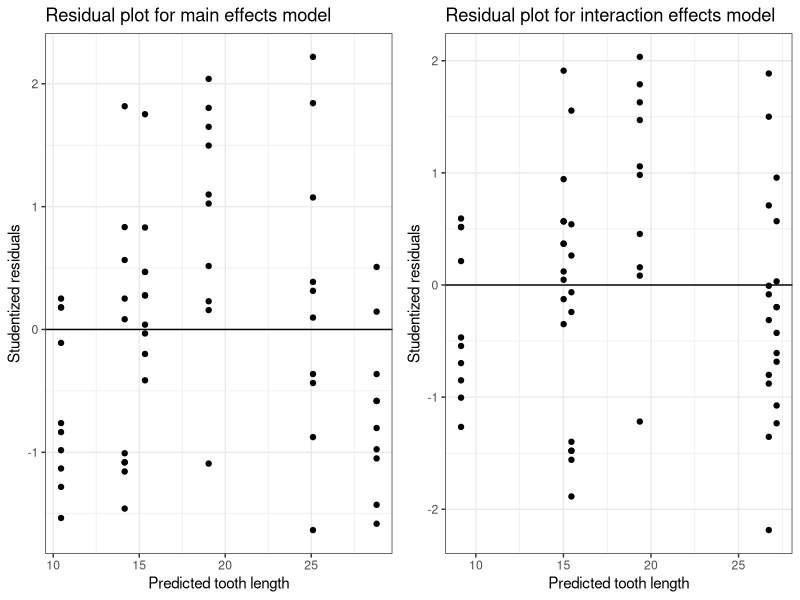
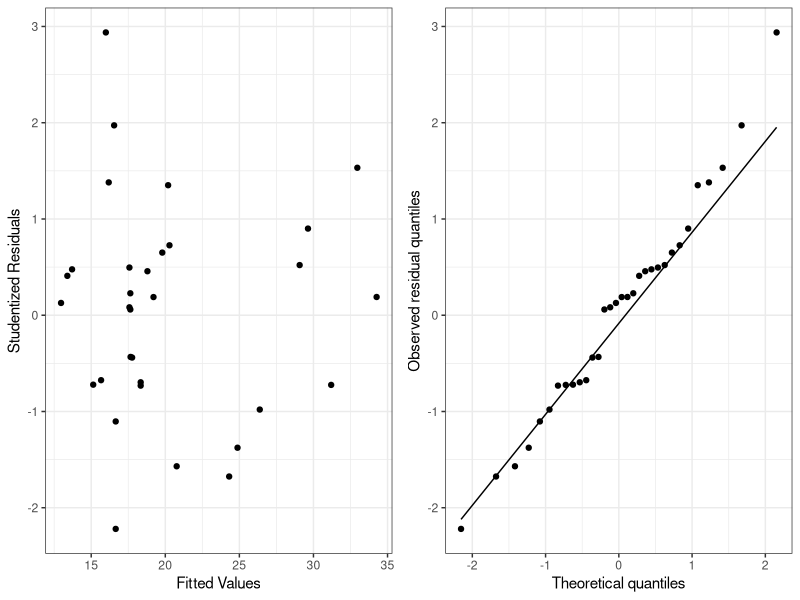
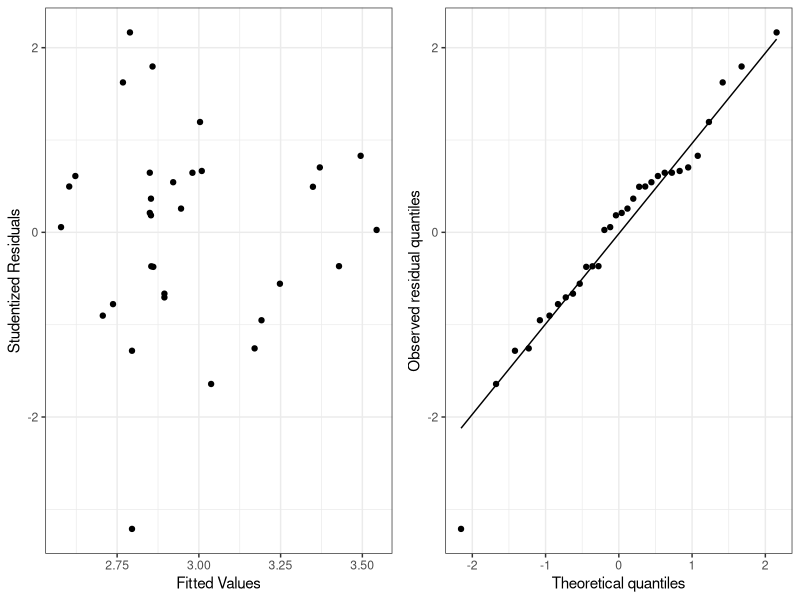

The R script that drew these images, in order:
## ---- chunk 1
knitr::opts_chunk$set(echo = F, message=F, warning=F)
library(dplyr)
library(ggplot2)
library(gridExtra)
library(kableExtra)
library(knitr)
library(tidyverse)
library(png)
library('broom')
library('cowplot')

#setwd("~/Google Drive Swat/Swat docs/Stat 21/Data")
options(htmltools.dir.version = FALSE)
#options(knitr.kable.NA = '')

#vg_data <- read_csv("~/Google Drive/Swat docs/Stat11_S20/Midterm1/vgsalesGlobale.csv")
#vg_subset <- vg_data %>% filter((Publisher=="Nintendo")|
#                                (Publisher=="Namco Bandai Games")|(Publisher=="Electronic Arts")) %>% 
#                         filter(Global_Sales <= 4)
theme_set(theme_bw())
## ---- chunk 2
# For next year, find or create a new data set for MLR with an interaction term 
data("ToothGrowth")
## ---- chunk 3
library("MASS")
teeth_SLR_main<-lm(len ~ supp + dose, ToothGrowth)
teeth_SLR_int<-lm(len ~ supp + dose + supp*dose, ToothGrowth)
resid_data_teeth <- ToothGrowth %>% mutate(resid_main = studres(teeth_SLR_main),
                                 resid_int = studres(teeth_SLR_int),
                                 yhat_main = teeth_SLR_main$fitted.values,
                                 yhat_int = teeth_SLR_int$fitted.values)
plot1 <- ggplot(resid_data_teeth, aes(x=yhat_main, y=resid_main)) +
  geom_point() + 
  geom_hline(yintercept=0) +
  labs(title="Residual plot for main effects model", 
       x="Predicted tooth length", y="Studentized residuals")

plot2 <- ggplot(resid_data_teeth, aes(x=yhat_int, y=resid_int)) +
  geom_point() + 
  geom_hline(yintercept=0) +
  labs(title="Residual plot for interaction effects model", 
       x="Predicted tooth length", y="Studentized residuals")

grid.arrange(plot1, plot2, ncol=2)
## ---- chunk 4

mileage_dat <- read_table("mileage.txt", 
                       skip=2, 
                       col_names = c("car", "mpg", "displacement", "weight", "transmission_type"), 
                       cols(transmission_type = col_factor()))  %>% na.omit
#car_dat <- read_csv("auto-mpg.csv")
car_dat <- mileage_dat %>% mutate(log_mpg = log(mpg),
                                  log_wt = log(weight))
#car_dat %>% head
mpg_mod1 <- lm(mpg ~ weight + transmission_type + weight:transmission_type, data=car_dat)
mpg_mod1 %>% summary

mpg_mod2 <- lm(log_mpg ~ weight + transmission_type + weight:transmission_type, data=car_dat)
mpg_mod2 %>% summary

mpg_mod3 <- lm(mpg ~ log_wt + transmission_type + weight:transmission_type, data=car_dat)
#mpg_mod3 %>% summary

mpg_mod4 <- lm(log_mpg ~ log_wt + transmission_type + weight:transmission_type, data=car_dat)
#mpg_mod4 %>% summary

car_dat_full <- car_dat %>% 
                  mutate(resids1 = rstudent(mpg_mod1),
                         fits1 = mpg_mod1$fitted.values,
                         resids2 = rstudent(mpg_mod2), 
                         fits2 = mpg_mod2$fitted.values,
                         resids3 = rstudent(mpg_mod3),
                         fits3 = mpg_mod3$fitted.values,
                         resids4 = rstudent(mpg_mod4), 
                         fits4 = mpg_mod4$fitted.values)
## ---- chunk 5
p1 <- ggplot(car_dat_full, aes(x=fits1, y=resids1)) + 
  geom_point() +
  labs(main = "Model 1", x= "Fitted Values", y="Studentized Residuals")
p2 <- ggplot(car_dat_full, aes(sample=resids1)) + 
  stat_qq() + 
  stat_qq_line() +
  labs(main = "Normal quantile plot", x="Theoretical quantiles", y="Observed residual quantiles")
grid.arrange(p1, p2, ncol=2)
## ---- chunk 6
p3 <- ggplot(car_dat_full, aes(x=fits2, y=resids2)) + 
  geom_point() +
  labs(main = "Model 2", x= "Fitted Values", y="Studentized Residuals")
p4 <- ggplot(car_dat_full, aes(sample=resids2)) + 
  stat_qq() + 
  stat_qq_line() +
  labs(main = "Normal quantile plot", x="Theoretical quantiles", y="Observed residual quantiles")
grid.arrange(p3, p4, ncol=2)
